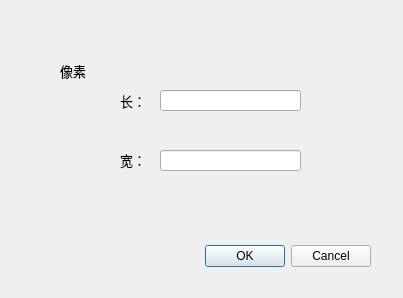
<?xml version="1.0" encoding="UTF-8"?>
<ui version="4.0">
 <class>Dialog</class>
 <widget class="QDialog" name="Dialog">
  <property name="geometry">
   <rect>
    <x>0</x>
    <y>0</y>
    <width>403</width>
    <height>298</height>
   </rect>
  </property>
  <property name="windowTitle">
   <string>Dialog</string>
  </property>
  <widget class="QDialogButtonBox" name="buttonBox">
   <property name="geometry">
    <rect>
     <x>30</x>
     <y>240</y>
     <width>341</width>
     <height>32</height>
    </rect>
   </property>
   <property name="orientation">
    <enum>Qt::Horizontal</enum>
   </property>
   <property name="standardButtons">
    <set>QDialogButtonBox::Cancel|QDialogButtonBox::Ok</set>
   </property>
  </widget>
  <widget class="QLineEdit" name="lineEdit">
   <property name="geometry">
    <rect>
     <x>160</x>
     <y>90</y>
     <width>141</width>
     <height>21</height>
    </rect>
   </property>
  </widget>
  <widget class="QLineEdit" name="lineEdit_2">
   <property name="geometry">
    <rect>
     <x>160</x>
     <y>150</y>
     <width>141</width>
     <height>21</height>
    </rect>
   </property>
  </widget>
  <widget class="QLabel" name="label">
   <property name="geometry">
    <rect>
     <x>120</x>
     <y>90</y>
     <width>41</width>
     <height>21</height>
    </rect>
   </property>
   <property name="font">
    <font>
     <pointsize>10</pointsize>
    </font>
   </property>
   <property name="text">
    <string>长：</string>
   </property>
  </widget>
  <widget class="QLabel" name="label_2">
   <property name="geometry">
    <rect>
     <x>120</x>
     <y>150</y>
     <width>41</width>
     <height>20</height>
    </rect>
   </property>
   <property name="font">
    <font>
     <pointsize>10</pointsize>
    </font>
   </property>
   <property name="text">
    <string>宽：</string>
   </property>
  </widget>
  <widget class="QLabel" name="label_3">
   <property name="geometry">
    <rect>
     <x>60</x>
     <y>60</y>
     <width>41</width>
     <height>21</height>
    </rect>
   </property>
   <property name="font">
    <font>
     <pointsize>10</pointsize>
    </font>
   </property>
   <property name="text">
    <string>像素</string>
   </property>
  </widget>
 </widget>
 <resources/>
 <connections>
  <connection>
   <sender>buttonBox</sender>
   <signal>accepted()</signal>
   <receiver>Dialog</receiver>
   <slot>accept()</slot>
   <hints>
    <hint type="sourcelabel">
     <x>248</x>
     <y>254</y>
    </hint>
    <hint type="destinationlabel">
     <x>157</x>
     <y>274</y>
    </hint>
   </hints>
  </connection>
  <connection>
   <sender>buttonBox</sender>
   <signal>rejected()</signal>
   <receiver>Dialog</receiver>
   <slot>reject()</slot>
   <hints>
    <hint type="sourcelabel">
     <x>316</x>
     <y>260</y>
    </hint>
    <hint type="destinationlabel">
     <x>286</x>
     <y>274</y>
    </hint>
   </hints>
  </connection>
 </connections>
</ui>
